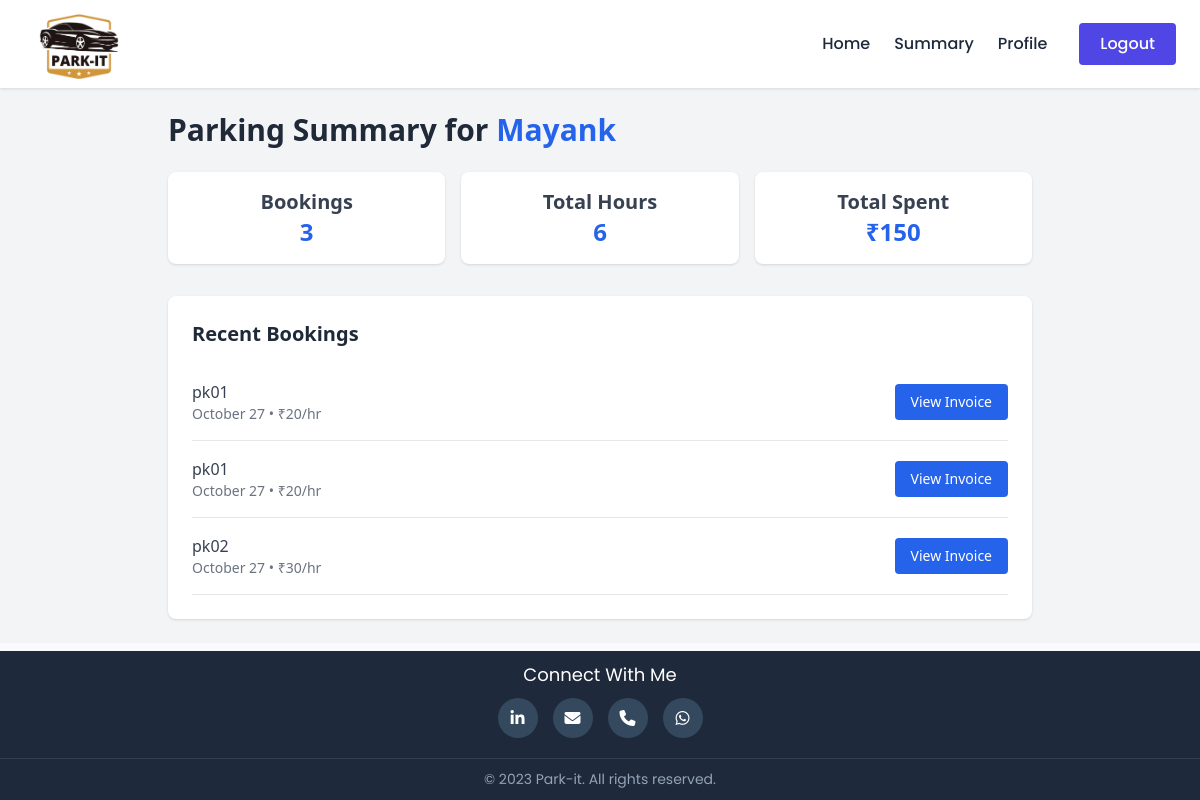
Page /admin/summary (signed in) on the earlier database version.
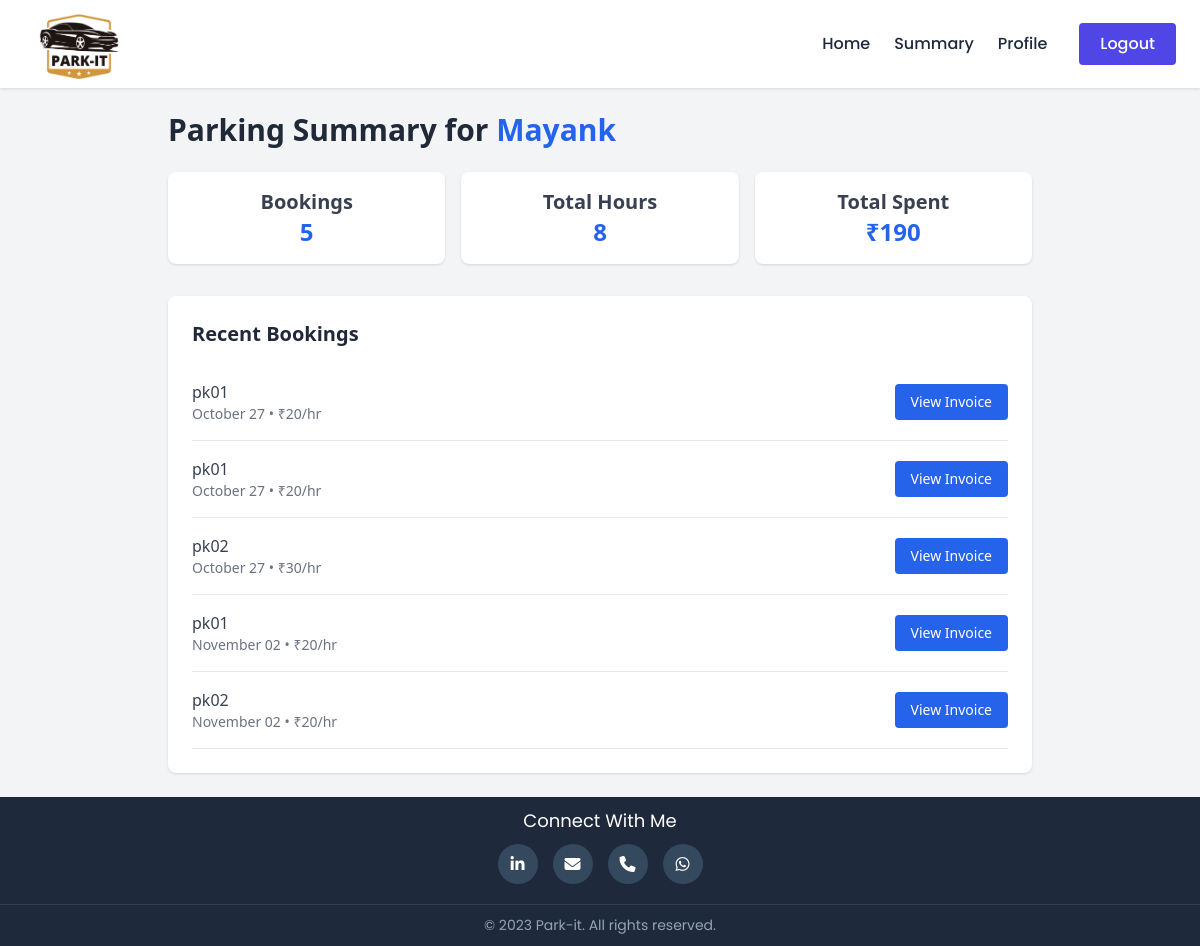
Same page on the later database version.
### model_db.py (models this page shows, shortened)
class Users(db.Model):
    __tablename__ = 'users'
    id = db.Column(db.Integer, primary_key=True)
    username = db.Column(db.String(100), unique=True, nullable=False)
    passhash = db.Column(db.String(512), nullable=False)
    name = db.Column(db.String(50), nullable=False)
    address = db.Column(db.String(200))
    pincode = db.Column(db.Integer)
    role = db.Column(db.String(10))  # e.g., 'admin' or 'user'
    phone_no = db.Column(db.String(10))
    bookings = db.relationship('Booking', backref='user', lazy=True)
    parking_lots = db.relationship('ParkingLot', backref='admin', lazy=True)
    @property
    def password(self):
        raise AttributeError("Password is not a readable attribute")

class Booking(db.Model):
    __tablename__ = 'bookings'
    id = db.Column(db.Integer, primary_key=True)
    user_id = db.Column(db.Integer, db.ForeignKey('users.id'), nullable=False)
    spot_id = db.Column(db.Integer, db.ForeignKey('parking_spot.id'), nullable=False)
    vehicle_no = db.Column(db.String(50))
    start_time = db.Column(db.DateTime)
    end_time = db.Column(db.DateTime)
    created_time = db.Column(db.DateTime, default=datetime.utcnow)
    Early_pickup = db.Column(db.Boolean, default=False)

class ParkingLot(db.Model):
    __tablename__ = 'parking_lot'
    id = db.Column(db.Integer, primary_key=True, nullable=False)
    name = db.Column(db.String(100), nullable=False)
    admin_id = db.Column(db.Integer, db.ForeignKey('users.id'), nullable=False)
    total_spots = db.Column(db.Integer, nullable=False)
    address = db.Column(db.String(200))
    pincode = db.Column(db.Integer)
    status = db.Column(db.String(10))  # 'active', 'inactive', etc.
    price_per_hrs = db.Column(db.Integer)
    spots = db.relationship('ParkingSpot', backref='lot', lazy=True)

class ParkingSpot(db.Model):
    __tablename__ = 'parking_spot'
    id = db.Column(db.Integer, primary_key=True)
    lot_id = db.Column(db.Integer, db.ForeignKey('parking_lot.id'), nullable=False)
    status = db.Column(db.String(20), nullable=True)  # e.g., 'available', 'booked'
    type = db.Column(db.String(20), nullable=True)  # e.g., 'regular', 'premium'
    price_per_hrs = db.Column(db.Integer)
    bookings = db.relationship('Booking', backref='spot', lazy=True)

### routes.py (the view)
    @app.route('/<username>/summary')
    @auth_required
    def summary(username):
        user = Users.query.get(session['user_id'])
        if user.role == 'admin':
            slot_status_data = (
                db.session.query(ParkingSpot.status, func.count(ParkingSpot.id))
                .group_by(ParkingSpot.status)
                .all()
            )
            status_labels = [status for status, count in slot_status_data]
            status_counts = [count for status, count in slot_status_data]
            revenues = db.session.query(
                ParkingLot.name,
                func.sum(
                    func.strftime('%s', Booking.end_time) - func.strftime('%s', Booking.start_time)
                ).label('total_seconds'),
                ParkingLot.price_per_hrs
            ).join(ParkingSpot, ParkingLot.id == ParkingSpot.lot_id)\
            .join(Booking, Booking.spot_id == ParkingSpot.id)\
            .group_by(ParkingLot.id).all()
            lot_names = []
            lot_revenues = []
            for name, total_seconds, price_per_hr in revenues:
                total_hours = total_seconds / 3600 if total_seconds else 0
                revenue = round(total_hours * price_per_hr, 2)
                lot_names.append(name)
                lot_revenues.append(revenue)
            return render_template('admin/summary.html',
                                username=username,
                                user=user,
                                status_labels=status_labels,
                                status_counts=status_counts,
                                lot_names=lot_names,
                                lot_revenues=lot_revenues)
        else:
            bookings = Booking.query.options(joinedload(Booking.spot).joinedload(ParkingSpot.lot)).filter_by(user_id=session['user_id']).all()
            total_booking=len(bookings)
            total_hours = 0
            user_spending=0
            for booking in bookings:
                duration = booking.end_time - booking.start_time  # this gives timedelta
                dur=int(duration.total_seconds() / 3600)
                total_hours += int(duration.total_seconds() / 3600)    # convert seconds to hours
                spot = ParkingSpot.query.get(booking.spot_id)
                if spot:
                    cost = int(duration.total_seconds() / 3600) * spot.price_per_hrs
                    user_spending += cost
            return render_template('user/summary.html',
                                username=username,
                                user=user,
                                bookings=bookings,
                                total_booking=total_booking,
                                total_hours=total_hours,
                                user_spending=user_spending,
                                dur=dur)

### templates/user/summary.html (shortened to what this page needs)
{% extends "user/base0.html" %}
{% block head %}
  <script src="https://cdn.tailwindcss.com"></script>
{% endblock %}
{% block content %}
<div class="bg-gray-100 font-sans">
  <div class="max-w-4xl mx-auto px-4 py-6">
    <h1 class="text-3xl font-bold text-gray-800 mb-6">Parking Summary for <span class="text-blue-600">{{user.name}}</span></h1>
    <div class="grid grid-cols-1 md:grid-cols-3 gap-4 mb-8">
      <div class="bg-white p-4 rounded-lg shadow text-center">
        <h2 class="text-xl font-semibold text-gray-700">Bookings</h2>
        <p class="text-2xl font-bold text-blue-600">{{ total_booking }}</p>
      </div>
      <div class="bg-white p-4 rounded-lg shadow text-center">
        <h2 class="text-xl font-semibold text-gray-700">Total Hours</h2>
        <p class="text-2xl font-bold text-blue-600">{{ total_hours }}</p>
      </div>
      <div class="bg-white p-4 rounded-lg shadow text-center">
        <h2 class="text-xl font-semibold text-gray-700">Total Spent</h2>
        <p class="text-2xl font-bold text-blue-600">₹{{ user_spending }}</p>
      </div>
    </div>
    <div class="bg-white p-6 rounded-lg shadow">
      <h2 class="text-xl font-semibold text-gray-800 mb-4">Recent Bookings</h2>
      {% for booking in bookings %}
      <div class="border-b border-gray-200 py-4 flex justify-between items-center">
        <div>
          <p class="font-medium text-gray-700">{{booking.spot.lot.name}}</p>
          <p class="text-sm text-gray-500">{{ booking.start_time.strftime('%B %d') }} • ₹{{ booking.spot.price_per_hrs }}/hr</p>
        </div>
        <button class="bg-blue-600 text-white text-sm px-4 py-2 rounded hover:bg-blue-700 transition view-invoice-btn"
        data-lot="{{ booking.spot.lot.name }}"
        data-date="{{ booking.start_time.strftime('%b %d, %Y') }}"
        data-hours="{{ ((booking.end_time - booking.start_time).total_seconds() / 3600) | round(2) }}"
        data-rate="{{ booking.spot.price_per_hrs }}"
        data-total="{{ ((booking.end_time - booking.start_time).total_seconds() / 3600) * booking.spot.price_per_hrs | round(2) }}"
        >
          View Invoice
        </button>
      </div>
      {% endfor %}
    </div>
  </div>
{% endblock %}

### templates/user/base0.html (shortened to what this page needs)
<!DOCTYPE html>
<html lang="en">
<head>
    <link rel="stylesheet" href="https://cdnjs.cloudflare.com/ajax/libs/font-awesome/6.4.0/css/all.min.css">
    {% block head %}{% endblock %}
</head>
<body >
    <header>
        <div class="header-container">
            <a href="{{ url_for('dashboard', username=username) }}" class="logo">
                <div class="logo-icon">
                    <img src="{{ url_for('static', filename='images/logo.png') }}" alt="Logo" style="width: 110px; height: 100%;">
                </div>
            </a>
            <nav class="nav-container">
                <ul class="nav-links">
                    <li><a href="{{ url_for('dashboard', username=username) }}" class="nav-link">Home</a></li>
                    <li><a href="{{ url_for('summary', username=username) }}" class="nav-link">Summary</a></li>
                    <li><a href="{{ url_for('profile', username=username) }}" class="nav-link">Profile</a></li>
                </ul>
                <div class="nav-buttons">
                    <a href="{{ url_for('logout')}}" class="btn btn-primary">Logout</a>
                </div>
            </nav>
        </div>
    </header>
    <main class=" main">
        {% block content %}
        {% endblock %}
    </main>
    <footer>
          <div class="footer-section">
                <h3>Connect With Me</h3>
                <div class="social-media">
                    <a href="https://www.linkedin.com/in/mayank-joon-924539216" target="_blank" class="social-icon">
                        <i class="fab fa-linkedin-in"></i>
                    </a>
                    <a href="mailto:mayankjoon00@gmail.com" class="social-icon">
                        <i class="fas fa-envelope"></i>
                    </a>
                    <a href="tel:+918950533799" class="social-icon">
                        <i class="fas fa-phone"></i>
                    </a>
                    <a href="tel:+918278102050" target="_blank" class="social-icon">
                        <i class="fab fa-whatsapp"></i>
                    </a>
                </div>
            </div>
            <div class="footer-bottom">
                <p>&copy; 2023 Park-it. All rights reserved.</p>
            </div>
    </footer>
</body>
</html>

### templates/user/base0.html (style rules this page uses)
:root { --primary-color: #4f46e5; --secondary-color: #10b981; --dark-color: #1e293b; --light-color: #f8fafc; --gray-color: #64748b; --max-width: 1200px; --shadow-sm: 0 1px 3px rgba(0, 0, 0, 0.12); --shadow-md: 0 4px 6px rgba(0, 0, 0, 0.1); --shadow-lg: 0 10px 15px rgba(0, 0, 0, 0.1); --transition: all 0.3s ease; }
* { margin: 0; padding: 0; box-sizing: border-box; }
body { font-family: 'Poppins', sans-serif; color: var(--dark-color); line-height: 1.6; display: flex; flex-direction: column; min-height: 100vh; background-color: #f9fafb; }
header { background-color: white; box-shadow: var(--shadow-sm); position: sticky; top: 0; z-index: 100; padding: 9px 0; }
.header-container { max-width: var(--max-width); margin: 0 auto; padding: 0 1.5rem; display: flex; justify-content: space-between; align-items: center; }
.logo { display: flex; align-items: center; gap: 0rem; text-decoration: none; }
.logo-icon { padding-top: 5px; color: var(--primary-color); }
.nav-container { display: flex; align-items: center; }
.nav-links { display: flex; list-style: none; gap: 1.5rem; }
.nav-link { text-decoration: none; color: var(--dark-color); font-weight: 500; position: relative; transition: var(--transition); }
.nav-link::after { content: ''; position: absolute; bottom: -5px; left: 0; width: 0; height: 2px; background-color: var(--primary-color); transition: var(--transition); }
.nav-buttons { display: flex; gap: 0.75rem; margin-left: 2rem; }
.btn { padding: 0.5rem 1.25rem; border-radius: 4px; font-weight: 500; cursor: pointer; transition: var(--transition); text-decoration: none; display: inline-block; border: 1px solid transparent; }
.btn-primary { background-color: var(--primary-color); color: white; }
footer { background-color: #2c3e50; color: white; padding: 0; }
.footer-section { flex: 1; min-width: 250px; margin-bottom: 20px; text-align: center ; }
.footer-section h3 { font-size: 18px; margin-bottom: 10px; position: relative; padding-bottom: 0px; }
.footer-section h3::after { content: ''; position: static; left: 0; bottom: 0; width: 50px; height: 2px; background-color: #3498db; }
.social-media { display: flex; gap: 15px; margin-top: 10px; }
.social-media { justify-content: center; }
.social-icon { width: 40px; height: 40px; border-radius: 50%; background-color: #34495e; display: flex; align-items: center; justify-content: center; color: white; transition: all 0.3s ease; cursor: pointer; }
main { flex: 1; padding: 0rem 0; }
footer { background-color: var(--dark-color); color: white; padding: 10px 0 10px 0; }
.footer-bottom { border-top: 1px solid rgba(255, 255, 255, 0.1); padding-top: 10px; text-align: center; color: #94a3b8; font-size: 0.875rem; }

Differences in the rows shown:
added Booking: spot.lot.name "pk01", start_time "November 02", spot.price_per_hrs "20"
added Booking: spot.lot.name "pk02", start_time "November 02", spot.price_per_hrs "20"
Other differences:
{{ total_booking }}: "3" → "5"
{{ total_hours }}: "6" → "8"
{{ user_spending }}: "150" → "190"
